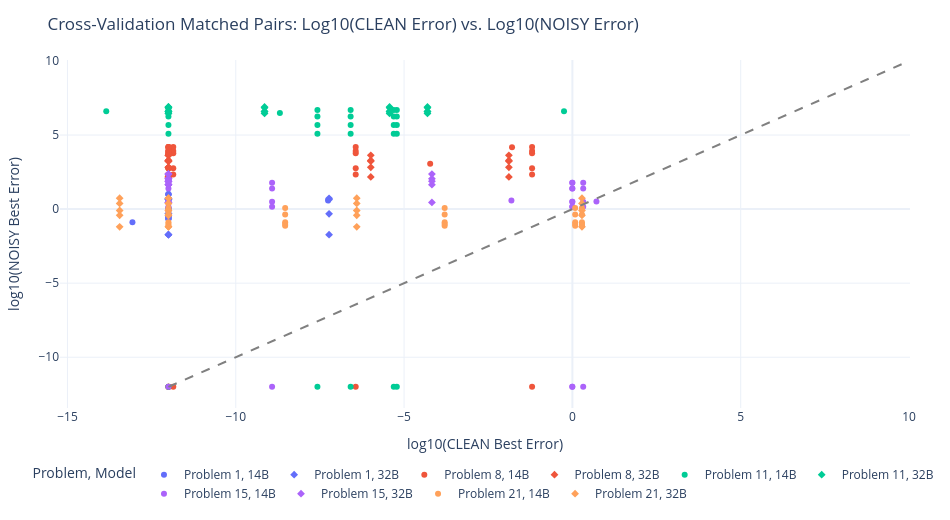

Notebook code cell kept with this figure:
### Markdown cell above
## 7. Matched Pair Scatter: Does CLEAN Quality Predict NOISY Quality?

### 🎯 Why we do this plot (THE CORE CROSS-VALIDATION QUESTION):
This is the central test of our hypothesis: **If an algorithm performs well in CLEAN mode, does that predict it will perform well under NOISY conditions?**

### 📖 How to read it:
- **X-axis**: $\log_{10}(\text{CLEAN Error})$ for a specific setup.
- **Y-axis**: $\log_{10}(\text{NOISY Error})$ for the *exact same configuration pair* (same Problem, LLM, Strategy, Instance).
- **Dashed Diagonal Line ($Y=X$)**: Represents equal performance. Points on the line mean no noise penalty. Points far **above** the diagonal represent severe noise degradation.

### 💡 Key Takeaway:
Points scatter far above the diagonal with rank shifts of 5–10 positions. **CLEAN performance is a POOR predictor of NOISY performance.** Benchmarking in clean environments does not cross-validate noise resilience.

### Code cell
# Plot 7: Matched Pair Cross-Validation Scatter Plot (CLEAN vs NOISY)
df_clean_runs = df_completed[df_completed['mode'] == 'CLEAN'].copy()
df_noisy_runs = df_completed[df_completed['mode'] == 'NOISY'].copy()

df_pairs = pd.merge(
    df_clean_runs,
    df_noisy_runs,
    on=['problem_id', 'llm_name', 'prompt_strategy', 'instance_id'],
    suffixes=('_clean', '_noisy')
)

def safe_log10(val):
    if pd.isna(val) or val <= 0:
        return -12.0
    elif np.isinf(val) or val > 1e10:
        return 10.0
    return float(np.log10(val))

df_pairs['log_clean'] = df_pairs['best_final_error_clean'].apply(safe_log10)
df_pairs['log_noisy'] = df_pairs['best_final_error_noisy'].apply(safe_log10)
df_pairs['model_short'] = df_pairs['llm_name'].apply(lambda x: '14B' if '14b' in x.lower() else '32B')
df_pairs['problem_label'] = df_pairs['problem_id'].apply(lambda pid: f"Problem {pid}")

fig_p7 = px.scatter(
    df_pairs,
    x='log_clean',
    y='log_noisy',
    color='problem_label',
    symbol='model_short',
    hover_data=['prompt_strategy'],
    title='Cross-Validation Matched Pairs: Log10(CLEAN Error) vs. Log10(NOISY Error)',
    labels={'log_clean': 'log10(CLEAN Best Error)', 'log_noisy': 'log10(NOISY Best Error)', 'problem_label': 'Problem', 'model_short': 'Model'}
)
fig_p7.add_shape(type="line", x0=-12, y0=-12, x1=10, y1=10, line=dict(color="Gray", dash="dash"))
apply_clean_layout(fig_p7, height=520, width=950)
fig_p7.show()

### Figure 1 — Plotly figure (JSON) as saved in the notebook; plotly's stock layout.template omitted (floating-point values rounded to 4 significant figures)
{"data": [{"customdata": [["baseline"], ["baseline"], ["baseline"], ["baseline"], ["thinking"], ["vectorization"], ["guided"], ["baseline"], ["baseline"], ["baseline"], ["baseline"], ["baseline"], ["baseline"], ["baseline"], ["baseline"], ["baseline"], ["baseline"], ["baseline"], ["baseline"]], "hovertemplate": "Problem=Problem 1<br>Model=14B<br>log10(CLEAN Best Error)=%{x}<br>log10(NOISY Best Error)=%{y}<br>prompt_strategy=%{customdata[0]}<extra></extra>", "legendgroup": "Problem 1, 14B", "marker": {"color": "#636efa", "symbol": "circle"}, "mode": "markers", "name": "Problem 1, 14B", "orientation": "v", "showlegend": true, "type": "scatter", "x": [-12.0, -12.0, -12.0, -12.0, -13.07, -7.258, -12.0, -12.0, -12.0, -12.0, -12.0, -12.0, -12.0, -12.0, -12.0, -12.0, -12.0, -12.0, -12.0], "xaxis": "x", "y": [-0.4931, 1.006, -0.6434, 0.05631, -0.8794, 0.5799, -0.1183, -0.4931, 1.006, -0.6434, 0.05631, -0.4931, 1.006, -0.6434, 0.05631, -0.4931, 1.006, -0.6434, 0.05631], "yaxis": "y"}, {"customdata": [["baseline"], ["baseline"], ["baseline"], ["baseline"], ["baseline"], ["baseline"], ["baseline"], ["baseline"], ["baseline"], ["baseline"], ["baseline"], ["baseline"], ["baseline"], ["baseline"], ["baseline"], ["baseline"]], "hovertemplate": "Problem=Problem 1<br>Model=32B<br>log10(CLEAN Best Error)=%{x}<br>log10(NOISY Best Error)=%{y}<br>prompt_strategy=%{customdata[0]}<extra></extra>", "legendgroup": "Problem 1, 32B", "marker": {"color": "#636efa", "symbol": "diamond"}, "mode": "markers", "name": "Problem 1, 32B", "orientation": "v", "showlegend": true, "type": "scatter", "x": [-7.228, -7.228, -7.228, -7.228, -12.0, -12.0, -12.0, -12.0, -12.0, -12.0, -12.0, -12.0, -12.0, -12.0, -12.0, -12.0], "xaxis": "x", "y": [-0.3194, 0.6497, 0.7315, -1.729, -0.3194, 0.6497, 0.7315, -1.729, -0.3194, 0.6497, 0.7315, -1.729, -0.3194, 0.6497, 0.7315, -1.729], "yaxis": "y"}, {"customdata": [["baseline"], ["baseline"], ["baseline"], ["baseline"], ["baseline"], ["baseline"], ["thinking"], ["vectorization"], ["guided"], ["baseline"], ["baseline"], ["baseline"], ["baseline"], ["baseline"], ["baseline"], ["baseline"], ["baseline"], ["baseline"], ["baseline"], ["baseline"], ["baseline"], ["baseline"], ["baseline"], ["baseline"], ["baseline"], ["baseline"], ["baseline"], ["baseline"], ["baseline"], ["baseline"], ["baseline"], ["baseline"], ["baseline"], ["baseline"], ["baseline"], ["baseline"], ["baseline"], ["baseline"], ["baseline"]], "hovertemplate": "Problem=Problem 8<br>Model=14B<br>log10(CLEAN Best Error)=%{x}<br>log10(NOISY Best Error)=%{y}<br>prompt_strategy=%{customdata[0]}<extra></extra>", "legendgroup": "Problem 8, 14B", "marker": {"color": "#EF553B", "symbol": "circle"}, "mode": "markers", "name": "Problem 8, 14B", "orientation": "v", "showlegend": true, "type": "scatter", "x": [-11.86, -11.86, -11.86, -11.86, -11.86, -11.86, -4.225, -1.793, -12.0, -12.0, -12.0, -12.0, -12.0, -12.0, -12.0, -12.0, -12.0, -12.0, -12.0, -12.0, -12.0, -12.0, -12.0, -12.0, -12.0, -12.0, -12.0, -6.437, -6.437, -6.437, -6.437, -6.437, -6.437, -1.197, -1.197, -1.197, -1.197, -1.197, -1.197], "xaxis": "x", "y": [2.33, 3.923, -12.0, 2.767, 3.773, 4.188, 3.067, 4.171, 4.135, 2.33, 3.923, -12.0, 2.767, 3.773, 4.188, 2.33, 3.923, -12.0, 2.767, 3.773, 4.188, 2.33, 3.923, -12.0, 2.767, 3.773, 4.188, 2.33, 3.923, -12.0, 2.767, 3.773, 4.188, 2.33, 3.923, -12.0, 2.767, 3.773, 4.188], "yaxis": "y"}, {"customdata": [["baseline"], ["baseline"], ["baseline"], ["baseline"], ["baseline"], ["baseline"], ["baseline"], ["baseline"], ["baseline"], ["baseline"], ["baseline"], ["baseline"], ["baseline"], ["baseline"], ["baseline"], ["baseline"], ["baseline"], ["baseline"], ["baseline"], ["baseline"], ["baseline"], ["baseline"], ["baseline"], ["baseline"], ["baseline"]], "hovertemplate": "Problem=Problem 8<br>Model=32B<br>log10(CLEAN Best Error)=%{x}<br>log10(NOISY Best Error)=%{y}<br>prompt_strategy=%{customdata[0]}<extra></extra>", "legendgroup": "Problem 8, 32B", "marker": {"color": "#EF553B", "symbol": "diamond"}, "mode": "markers", "name": "Problem 8, 32B", "orientation": "v", "showlegend": true, "type": "scatter", "x": [-12.0, -12.0, -12.0, -12.0, -12.0, -1.886, -1.886, -1.886, -1.886, -1.886, -12.0, -12.0, -12.0, -12.0, -12.0, -5.988, -5.988, -5.988, -5.988, -5.988, -12.0, -12.0, -12.0, -12.0, -12.0], "xaxis": "x", "y": [3.281, 3.634, 3.233, 2.818, 2.174, 3.281, 3.634, 3.233, 2.818, 2.174, 3.281, 3.634, 3.233, 2.818, 2.174, 3.281, 3.634, 3.233, 2.818, 2.174, 3.281, 3.634, 3.233, 2.818, 2.174], "yaxis": "y"}, {"customdata": [["baseline"], ["baseline"], ["baseline"], ["baseline"], ["baseline"], ["thinking"], ["vectorization"], ["guided"], ["baseline"], ["baseline"], ["baseline"], ["baseline"], ["baseline"], ["baseline"], ["baseline"], ["baseline"], ["baseline"], ["baseline"], ["baseline"], ["baseline"], ["baseline"], ["baseline"], ["baseline"], ["baseline"], ["baseline"], ["baseline"], ["baseline"], ["baseline"]], "hovertemplate": "Problem=Problem 11<br>Model=14B<br>log10(CLEAN Best Error)=%{x}<br>log10(NOISY Best Error)=%{y}<br>prompt_strategy=%{customdata[0]}<extra></extra>", "legendgroup": "Problem 11, 14B", "marker": {"color": "#00cc96", "symbol": "circle"}, "mode": "markers", "name": "Problem 11, 14B", "orientation": "v", "showlegend": true, "type": "scatter", "x": [-7.574, -7.574, -7.574, -7.574, -7.574, -8.689, -0.2484, -13.85, -12.0, -12.0, -12.0, -12.0, -12.0, -5.215, -5.215, -5.215, -5.215, -5.215, -5.307, -5.307, -5.307, -5.307, -5.307, -6.587, -6.587, -6.587, -6.587, -6.587], "xaxis": "x", "y": [5.685, 6.697, 6.261, 5.09, -12.0, 6.484, 6.6, 6.6, 5.685, 6.697, 6.261, 5.09, -12.0, 5.685, 6.697, 6.261, 5.09, -12.0, 5.685, 6.697, 6.261, 5.09, -12.0, 5.685, 6.697, 6.261, 5.09, -12.0], "yaxis": "y"}, {"customdata": [["baseline"], ["baseline"], ["baseline"], ["baseline"], ["baseline"], ["baseline"], ["baseline"], ["baseline"], ["baseline"], ["baseline"], ["baseline"], ["baseline"], ["baseline"], ["baseline"], ["baseline"], ["baseline"], ["baseline"], ["baseline"], ["baseline"], ["baseline"], ["baseline"], ["baseline"], ["baseline"], ["baseline"], ["baseline"]], "hovertemplate": "Problem=Problem 11<br>Model=32B<br>log10(CLEAN Best Error)=%{x}<br>log10(NOISY Best Error)=%{y}<br>prompt_strategy=%{customdata[0]}<extra></extra>", "legendgroup": "Problem 11, 32B", "marker": {"color": "#00cc96", "symbol": "diamond"}, "mode": "markers", "name": "Problem 11, 32B", "orientation": "v", "showlegend": true, "type": "scatter", "x": [-12.0, -12.0, -12.0, -12.0, -12.0, -12.0, -12.0, -12.0, -12.0, -12.0, -4.304, -4.304, -4.304, -4.304, -4.304, -5.431, -5.431, -5.431, -5.431, -5.431, -9.145, -9.145, -9.145, -9.145, -9.145], "xaxis": "x", "y": [6.839, 6.898, 6.578, 6.46, 6.602, 6.839, 6.898, 6.578, 6.46, 6.602, 6.839, 6.898, 6.578, 6.46, 6.602, 6.839, 6.898, 6.578, 6.46, 6.602, 6.839, 6.898, 6.578, 6.46, 6.602], "yaxis": "y"}, {"customdata": [["baseline"], ["baseline"], ["baseline"], ["baseline"], ["baseline"], ["thinking"], ["guided"], ["baseline"], ["baseline"], ["baseline"], ["baseline"], ["baseline"], ["baseline"], ["baseline"], ["baseline"], ["baseline"], ["baseline"], ["baseline"], ["baseline"], ["baseline"], ["baseline"], ["baseline"], ["baseline"], ["baseline"], ["baseline"], ["baseline"], ["baseline"]], "hovertemplate": "Problem=Problem 15<br>Model=14B<br>log10(CLEAN Best Error)=%{x}<br>log10(NOISY Best Error)=%{y}<br>prompt_strategy=%{customdata[0]}<extra></extra>", "legendgroup": "Problem 15, 14B", "marker": {"color": "#ab63fa", "symbol": "circle"}, "mode": "markers", "name": "Problem 15, 14B", "orientation": "v", "showlegend": true, "type": "scatter", "x": [-0.002084, -0.002084, -0.002084, -0.002084, -0.002084, -1.811, 0.7146, -12.0, -12.0, -12.0, -12.0, -12.0, -8.921, -8.921, -8.921, -8.921, -8.921, -0.002195, -0.002195, -0.002195, -0.002195, -0.002195, 0.3218, 0.3218, 0.3218, 0.3218, 0.3218], "xaxis": "x", "y": [0.4888, -12.0, 1.385, 1.788, 0.157, 0.5879, 0.5094, 0.4888, -12.0, 1.385, 1.788, 0.157, 0.4888, -12.0, 1.385, 1.788, 0.157, 0.4888, -12.0, 1.385, 1.788, 0.157, 0.4888, -12.0, 1.385, 1.788, 0.157], "yaxis": "y"}, {"customdata": [["baseline"], ["baseline"], ["baseline"], ["baseline"], ["baseline"], ["baseline"], ["baseline"], ["baseline"], ["baseline"], ["baseline"], ["baseline"], ["baseline"], ["baseline"], ["baseline"], ["baseline"], ["baseline"], ["baseline"], ["baseline"], ["baseline"], ["baseline"], ["baseline"], ["baseline"], ["baseline"], ["baseline"], ["baseline"]], "hovertemplate": "Problem=Problem 15<br>Model=32B<br>log10(CLEAN Best Error)=%{x}<br>log10(NOISY Best Error)=%{y}<br>prompt_strategy=%{customdata[0]}<extra></extra>", "legendgroup": "Problem 15, 32B", "marker": {"color": "#ab63fa", "symbol": "diamond"}, "mode": "markers", "name": "Problem 15, 32B", "orientation": "v", "showlegend": true, "type": "scatter", "x": [-12.0, -12.0, -12.0, -12.0, -12.0, -12.0, -12.0, -12.0, -12.0, -12.0, -12.0, -12.0, -12.0, -12.0, -12.0, -12.0, -12.0, -12.0, -12.0, -12.0, -4.173, -4.173, -4.173, -4.173, -4.173], "xaxis": "x", "y": [2.057, 1.651, 2.367, 1.882, 0.4483, 2.057, 1.651, 2.367, 1.882, 0.4483, 2.057, 1.651, 2.367, 1.882, 0.4483, 2.057, 1.651, 2.367, 1.882, 0.4483, 2.057, 1.651, 2.367, 1.882, 0.4483], "yaxis": "y"}, {"customdata": [["baseline"], ["baseline"], ["baseline"], ["baseline"], ["baseline"], ["thinking"], ["guided"], ["baseline"], ["baseline"], ["baseline"], ["baseline"], ["baseline"], ["baseline"], ["baseline"], ["baseline"], ["baseline"], ["baseline"], ["baseline"], ["baseline"], ["baseline"], ["baseline"], ["baseline"], ["baseline"], ["baseline"], ["baseline"], ["baseline"], ["baseline"]], "hovertemplate": "Problem=Problem 21<br>Model=14B<br>log10(CLEAN Best Error)=%{x}<br>log10(NOISY Best Error)=%{y}<br>prompt_strategy=%{customdata[0]}<extra></extra>", "legendgroup": "Problem 21, 14B", "marker": {"color": "#FFA15A", "symbol": "circle"}, "mode": "markers", "name": "Problem 21, 14B", "orientation": "v", "showlegend": true, "type": "scatter", "x": [-8.533, -8.533, -8.533, -8.533, -8.533, -12.0, -12.0, -12.0, -12.0, -12.0, -12.0, -12.0, 0.284, 0.284, 0.284, 0.284, 0.284, -3.794, -3.794, -3.794, -3.794, -3.794, 0.08281, 0.08281, 0.08281, 0.08281, 0.08281], "xaxis": "x", "y": [-0.885, -0.3649, 0.08197, -1.011, -1.125, -0.022, -0.2895, -0.885, -0.3649, 0.08197, -1.011, -1.125, -0.885, -0.3649, 0.08197, -1.011, -1.125, -0.885, -0.3649, 0.08197, -1.011, -1.125, -0.885, -0.3649, 0.08197, -1.011, -1.125], "yaxis": "y"}, {"customdata": [["baseline"], ["baseline"], ["baseline"], ["baseline"], ["baseline"], ["baseline"], ["baseline"], ["baseline"], ["baseline"], ["baseline"], ["baseline"], ["baseline"], ["baseline"], ["baseline"], ["baseline"], ["baseline"], ["baseline"], ["baseline"], ["baseline"], ["baseline"], ["baseline"], ["baseline"], ["baseline"], ["baseline"], ["baseline"]], "hovertemplate": "Problem=Problem 21<br>Model=32B<br>log10(CLEAN Best Error)=%{x}<br>log10(NOISY Best Error)=%{y}<br>prompt_strategy=%{customdata[0]}<extra></extra>", "legendgroup": "Problem 21, 32B", "marker": {"color": "#FFA15A", "symbol": "diamond"}, "mode": "markers", "name": "Problem 21, 32B", "orientation": "v", "showlegend": true, "type": "scatter", "x": [-12.0, -12.0, -12.0, -12.0, -12.0, -6.406, -6.406, -6.406, -6.406, -6.406, -13.45, -13.45, -13.45, -13.45, -13.45, -12.0, -12.0, -12.0, -12.0, -12.0, 0.2849, 0.2849, 0.2849, 0.2849, 0.2849], "xaxis": "x", "y": [-0.09323, -0.4167, 0.7367, 0.3861, -1.195, -0.09323, -0.4167, 0.7367, 0.3861, -1.195, -0.09323, -0.4167, 0.7367, 0.3861, -1.195, -0.09323, -0.4167, 0.7367, 0.3861, -1.195, -0.09323, -0.4167, 0.7367, 0.3861, -1.195], "yaxis": "y"}], "layout": {"height": 520, "legend": {"orientation": "h", "title": {"text": "Problem, Model"}, "tracegroupgap": 0, "x": 0.5, "xanchor": "center", "y": -0.15, "yanchor": "top"}, "margin": {"b": 80, "l": 60, "r": 40, "t": 60}, "shapes": [{"line": {"color": "Gray", "dash": "dash"}, "type": "line", "x0": -12, "x1": 10, "y0": -12, "y1": 10}], "title": {"text": "Cross-Validation Matched Pairs: Log10(CLEAN Error) vs. Log10(NOISY Error)"}, "width": 950, "xaxis": {"anchor": "y", "domain": [0, 1], "title": {"text": "log10(CLEAN Best Error)"}}, "yaxis": {"anchor": "x", "domain": [0, 1], "title": {"text": "log10(NOISY Best Error)"}}}}
